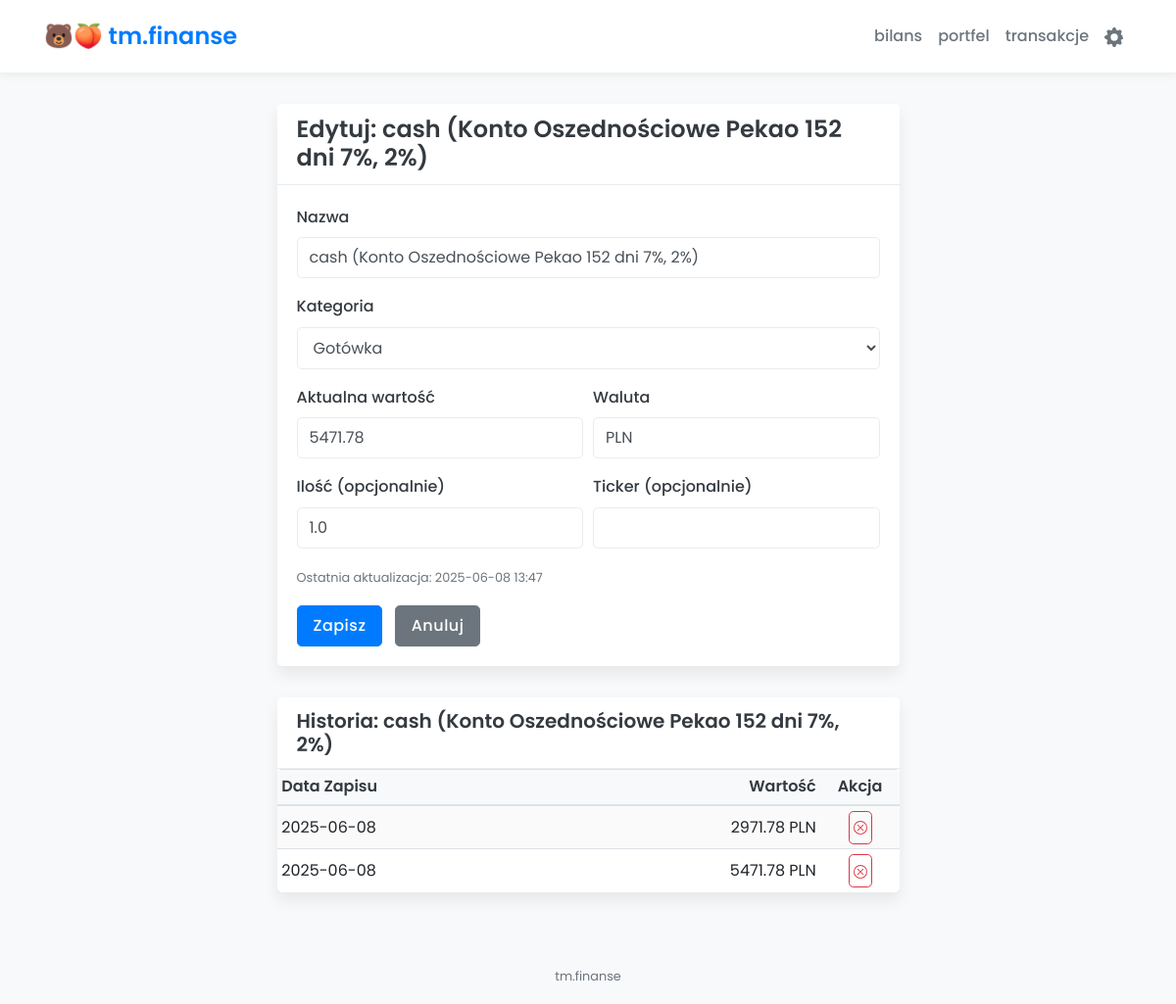
Page /portfolio/asset/7/edit on the earlier database version.
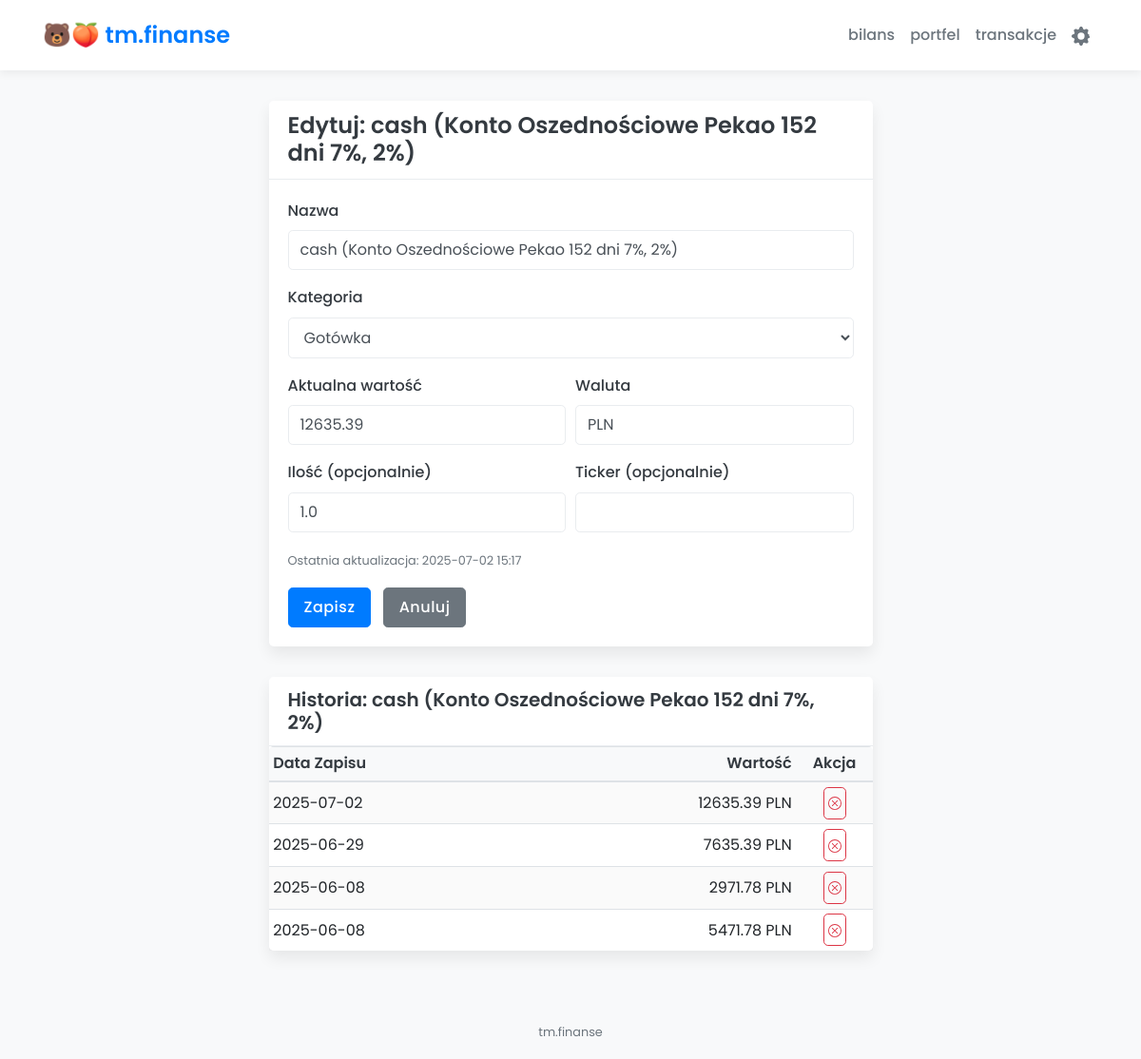
Same page on the later database version.
### app/models.py (models this page shows, shortened)
class Asset(db.Model):
    id = db.Column(db.Integer, primary_key=True)
    name = db.Column(db.String(150), nullable=False) # Np. "Akcje KGHM", "Obligacje Skarbowe EDO0332", "Fundusz PKO Akcji Plus"
    ticker = db.Column(db.String(20), nullable=True, index=True) # Opcjonalny ticker giełdowy
    current_value = db.Column(db.Float, nullable=False, default=0.0) # Aktualna wartość całego aktywa
    quantity = db.Column(db.Float, nullable=True) # Ilość jednostek/akcji (jeśli dotyczy)
    purchase_price_per_unit = db.Column(db.Float, nullable=True) # Cena zakupu za jednostkę (jeśli dotyczy)
    currency = db.Column(db.String(10), nullable=False, default="PLN") # Waluta aktywa
    last_updated = db.Column(db.DateTime, default=datetime.utcnow, onupdate=datetime.utcnow)
    portfolio_id = db.Column(db.Integer, db.ForeignKey('portfolio.id'), nullable=False)
    asset_category_id = db.Column(db.Integer, db.ForeignKey('asset_category.id'), nullable=False)
    value_history = db.relationship('AssetValueHistory', backref='asset', lazy='dynamic', cascade="all, delete-orphan")

class AssetValueHistory(db.Model): # Do śledzenia zmian wartości aktywów w czasie
    id = db.Column(db.Integer, primary_key=True)
    asset_id = db.Column(db.Integer, db.ForeignKey('asset.id'), nullable=False)
    date = db.Column(db.Date, nullable=False, default=date.today)
    value = db.Column(db.Float, nullable=False) # Wartość aktywa w danym dniu

class AssetCategory(db.Model):
    __tablename__ = 'asset_category' # Jawna nazwa tabeli, aby uniknąć konfliktu z 'Category'
    id = db.Column(db.Integer, primary_key=True)
    name = db.Column(db.String(100), unique=True, nullable=False) # Np. Akcje PL, Obligacje Skarbowe, ETF Świat, Gotówka, PPK, Nieruchomości
    assets = db.relationship('Asset', backref='asset_category_ref', lazy=True) # Zmieniona nazwa backref

### app/routes.py (the view, shortened to what this page needs)
@main_bp.route('/portfolio/asset/<int:asset_id>/edit', methods=['GET', 'POST'])
def edit_asset(asset_id):
    asset_to_edit = Asset.query.get_or_404(asset_id)
    portfolio_id_for_redirect = asset_to_edit.portfolio_id
    asset_categories = AssetCategory.query.order_by(AssetCategory.name).all()
    asset_value_history_entries = asset_to_edit.value_history.order_by(desc(AssetValueHistory.date)).limit(10).all() # Ważne dla szablonu
    return render_template('portfolio/edit_asset.html', asset=asset_to_edit, asset_categories=asset_categories, asset_value_history_entries=asset_value_history_entries, form_data=None)

### app/templates/portfolio/edit_asset.html (shortened to what the changed rows need)
{% extends "layout.html" %}
{% block content %}
<div class="row justify-content-center">
    <div class="col-md-8 col-lg-7">
        <div class="card mb-4">
            <div class="card-header">
                <h3 class="mb-0">Edytuj: {{ asset.name }}</h3>
            </div>
            <div class="card-body">
                <form method="POST" action="{{ url_for('main.edit_asset', asset_id=asset.id) }}">
                    <div class="form-group">
                        <label for="asset_name">Nazwa</label>
                        <input type="text" class="form-control" id="asset_name" name="asset_name"
                               value="{{ request.form.asset_name if form_data else asset.name }}" required>
                    </div>
                    <div class="form-group">
                        <label for="asset_category_id">Kategoria</label>
                        <select name="asset_category_id" id="asset_category_id" class="form-control" required>
                            {% for cat in asset_categories %}
                            <option value="{{ cat.id }}"
                                    {% if (form_data and form_data.asset_category_id == cat.id|string) or (not form_data and asset.asset_category_id == cat.id) %}selected{% endif %}>
                                {{ cat.name }}
                            </option>
                            {% endfor %}
                        </select>
                    </div>
                    <div class="form-row">
                        <div class="form-group col-md-6">
                            <label for="current_value">Aktualna wartość</label>
                            <input type="number" step="0.01" class="form-control" id="current_value" name="current_value"
                                   value="{{ request.form.current_value if form_data else asset.current_value }}" required>
                        </div>
                        <div class="form-group col-md-6">
                            <label for="currency">Waluta</label>
                            <input type="text" class="form-control" id="currency" name="currency"
                                   value="{{ request.form.currency if form_data else asset.currency }}" required>
                        </div>
                    </div>
                    <div class="form-row">
                        <div class="form-group col-md-6">
                            <label for="quantity">Ilość (opcjonalnie)</label>
                            <input type="number" step="any" class="form-control" id="quantity" name="quantity"
                                   value="{{ request.form.quantity if form_data else (asset.quantity if asset.quantity is not none else '') }}">
                        </div>
                    </div>
                    <p class="text-muted"><small>Ostatnia aktualizacja: {{ asset.last_updated.strftime('%Y-%m-%d %H:%M') if asset.last_updated else 'Brak danych' }}</small></p>
                </form>
            </div>
        </div>
        {% if asset_value_history_entries %}
        <div class="card">
            <div class="card-header">
                <h5 class="mb-0">Historia: {{ asset.name }}</h5>
            </div>
            <div class="card-body p-0">
                <div class="table-responsive">
                    <table class="table table-sm table-striped table-hover mb-0">
                        <thead>
                            <tr>
                                <th>Data Zapisu</th>
                                <th class="text-right">Wartość</th>
                                <th class="text-center" style="width: 80px;">Akcja</th>
                            </tr>
                        </thead>
                        <tbody>
                            {% for entry in asset_value_history_entries %}
                            <tr>
                                <td>{{ entry.date.strftime('%Y-%m-%d') }}</td>
                                <td class="text-right">{{ "%.2f"|format(entry.value) }} {{ asset.currency }}</td>
                                <td class="text-center">
                                    <form method="POST"
                                          action="{{ url_for('main.delete_asset_value_history_entry', history_id=entry.id) }}"
                                          style="display: inline-block;"
                                          onsubmit="return confirm('Czy na pewno chcesz usunąć ten wpis historii wartości? Data jest widoczna w tabeli.');">
                                        <button type="submit" class="btn btn-xs btn-outline-danger p-1" title="Usuń wpis">
                                        </button>
                                    </form>
                                </td>
                            </tr>
                            {% endfor %}
                        </tbody>
                    </table>
                </div>
            </div>
        </div>
        {% elif asset.id %}
        <div class="alert alert-light text-center" role="alert">
            Brak zapisanej historii wartości dla tego aktywa. Zmiany wartości będą tu logowane.
        </div>
        {% endif %}
    </div>
</div>
{% endblock %}

Differences in the rows shown:
changed Asset "cash (Konto Oszednościowe Pekao 152 dni 7%, 2%)": current_value "5471.78" → "12635.39"; last_updated "2025-06-08 13:47" → "2025-07-02 15:17"
added AssetValueHistory: date "2025-07-02", value "12635.39", {{ asset.currency }} "PLN"
added AssetValueHistory: date "2025-06-29", value "7635.39", {{ asset.currency }} "PLN"
